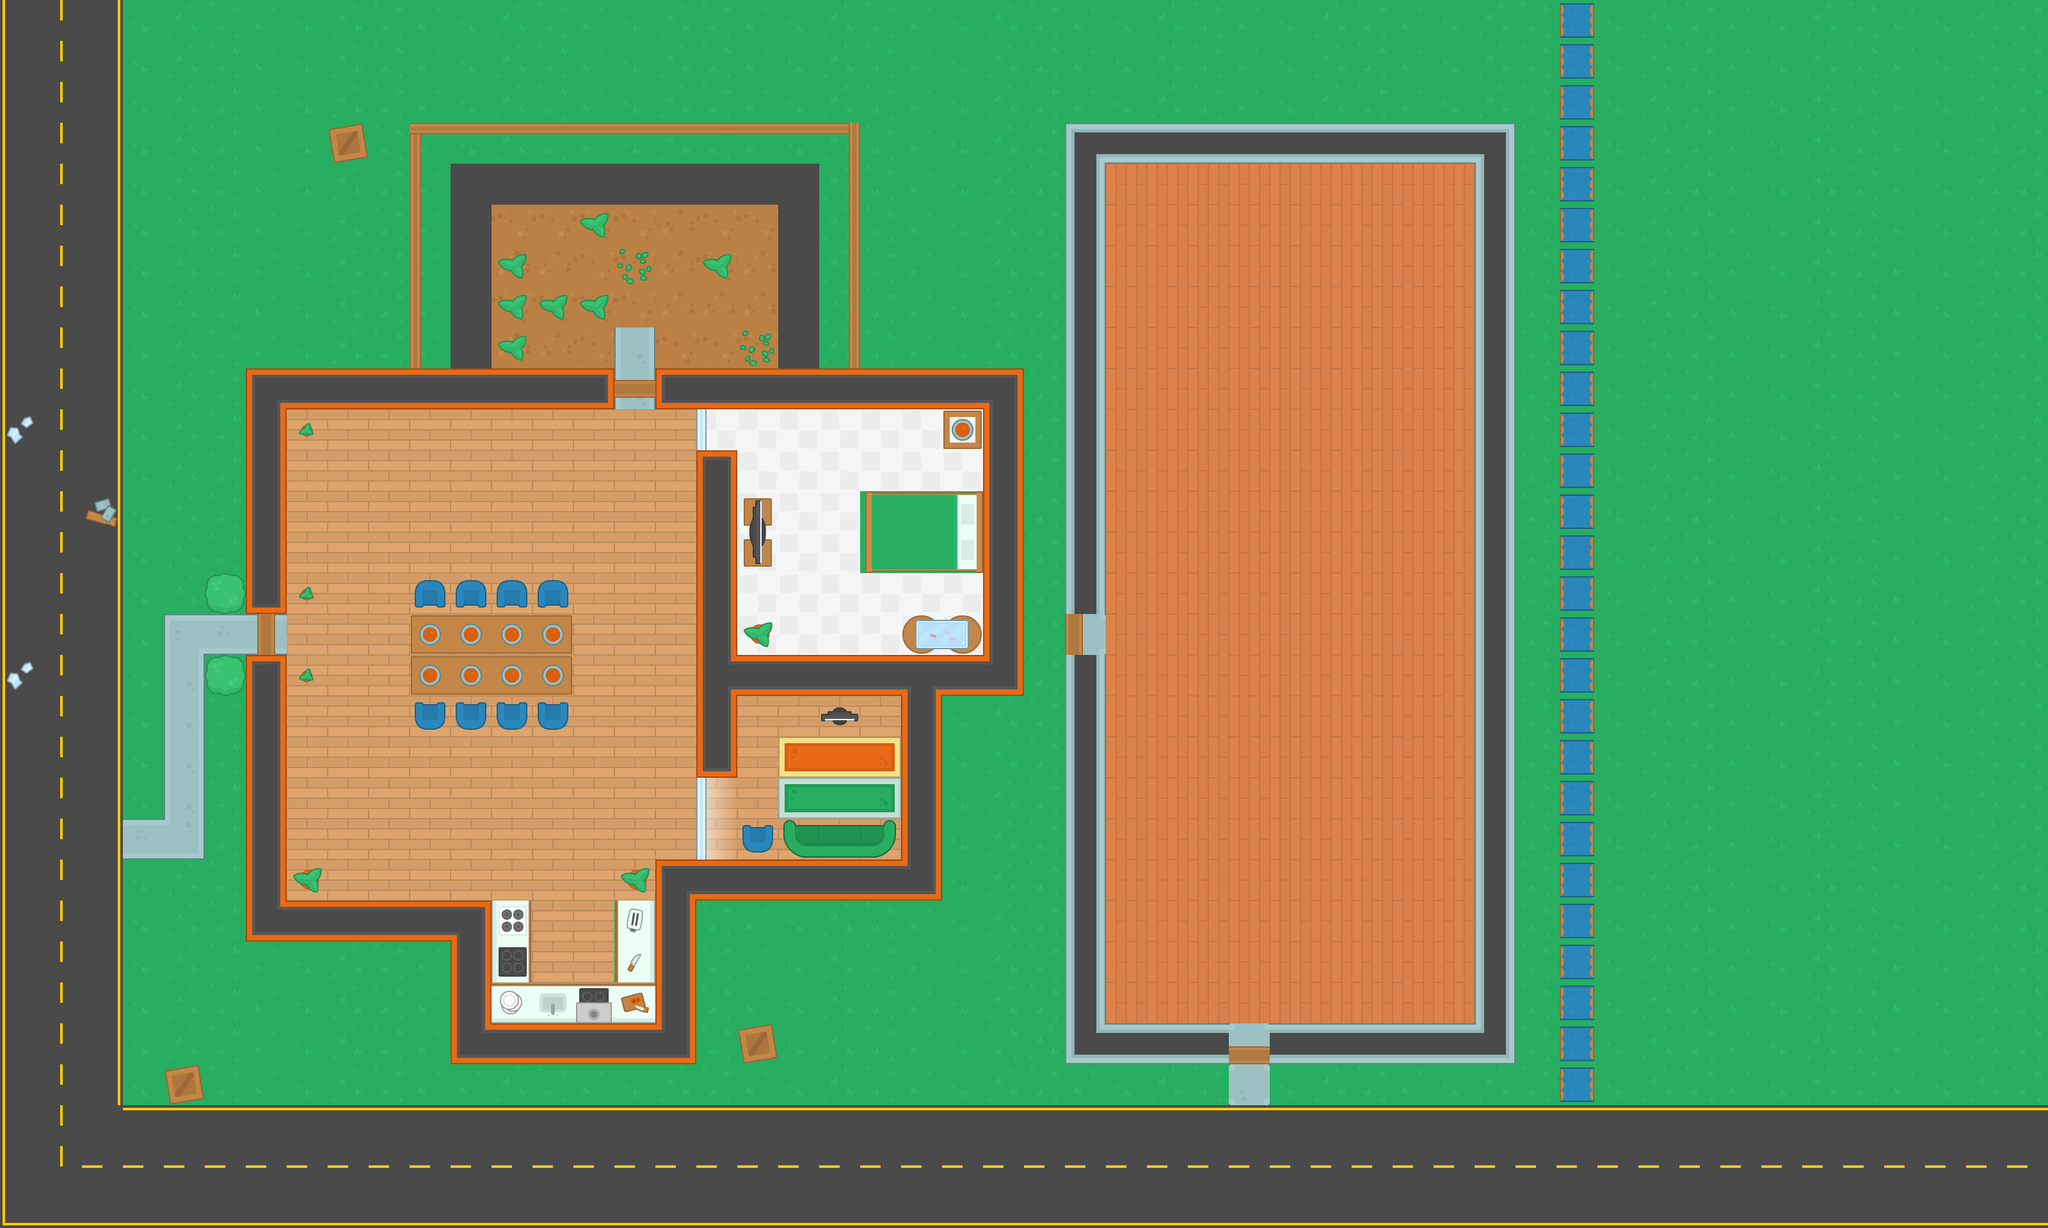

This game map was drawn from its Tiled (.tmx) file and the tilesets committed beside it. A one-line description and the trimmed map source follow:
An orthogonal 50x30 tile map with 64x64 px tiles, 4 tile layers (ground and roads, floor, walls, decoration) and 47 objects (29x wall, 16x zombie, player, health).

<map version="1.5" tiledversion="1.7.1" orientation="orthogonal" renderorder="right-down" width="50" height="30" tilewidth="64" tileheight="64" infinite="0" nextlayerid="7" nextobjectid="132">
 <tileset firstgid="1" source="Kenney Topdown Pack.tsx" />
 <layer id="1" name="ground and roads" width="50" height="30">
  <data>[1500 cells, 1493 non-empty, 21 distinct tile ids]</data>
 </layer>
 <layer id="5" name="floor" width="50" height="30">
  <data>[1500 cells, 399 non-empty, 23 distinct tile ids]</data>
 </layer>
 <layer id="2" name="walls" width="50" height="30">
  <data>[1500 cells, 180 non-empty, 41 distinct tile ids]</data>
 </layer>
 <layer id="3" name="decoration" width="50" height="30">
  <data>[1500 cells, 72 non-empty, 22 distinct tile ids]</data>
 </layer>
 <objectgroup id="6" name="Obstacles">
  <object id="1" name="wall" x="384" y="576" width="576" height="64" />
  <object id="5" name="wall" x="384" y="640" width="64" height="320" />
  <object id="3" name="player" x="464" y="976" width="32" height="32" />
  <object id="6" name="wall" x="384" y="1024" width="64" height="448" />
  <object id="7" name="wall" x="448" y="1408" width="320" height="64" />
  <object id="8" name="wall" x="704" y="1472" width="64" height="192" />
  <object id="9" name="wall" x="768" y="1600" width="320" height="64" />
  <object id="10" name="wall" x="1024" y="1344" width="64" height="256" />
  <object id="11" name="wall" x="1088" y="1344" width="384" height="64" />
  <object id="12" name="wall" x="1408" y="1024" width="64" height="320" />
  <object id="13" name="wall" x="1536" y="576" width="64" height="512" />
  <object id="14" name="wall" x="1472" y="1024" width="64" height="64" />
  <object id="15" name="wall" x="1088" y="1024" width="320" height="64" />
  <object id="16" name="wall" x="1088" y="704" width="64" height="512" />
  <object id="17" name="wall" x="1024" y="576" width="512" height="64" />
  <object id="19" name="wall" x="768" y="1408" width="64" height="192" />
  <object id="20" name="wall" x="960" y="1408" width="64" height="192" />
  <object id="21" name="wall" x="832" y="1536" width="128" height="64" />
  <object id="22" name="wall" x="1664" y="192" width="64" height="768" />
  <object id="23" name="wall" x="1664" y="1024" width="64" height="640" />
  <object id="24" name="wall" x="1728" y="1600" width="640" height="64" />
  <object id="25" name="wall" x="2304" y="1280" width="64" height="320" />
  <object id="26" name="wall" x="2304" y="960" width="64" height="320" />
  <object id="27" name="wall" x="2304" y="640" width="64" height="320" />
  <object id="28" name="wall" x="2304" y="192" width="64" height="448" />
  <object id="29" name="wall" x="1728" y="192" width="640" height="64" />
  <object id="30" name="wall" x="-64" y="-64" width="64" height="1984" />
  <object id="31" name="wall" x="-64" y="1920" width="3264" height="64" />
  <object id="32" name="wall" x="3200" y="0" width="64" height="1984" />
  <object id="33" name="wall" x="0" y="-64" width="3264" height="64" />
  <object id="34" name="zombie" x="848" y="400" width="32" height="32" />
  <object id="35" name="zombie" x="1184" y="1136" width="32" height="32" />
  <object id="36" name="zombie" x="2848" y="1216" width="32" height="32" />
  <object id="37" name="zombie" x="2800" y="592" width="32" height="32" />
  <object id="38" name="zombie" x="464" y="1600" width="32" height="32" />
  <object id="39" name="zombie" x="1280" y="832" width="32" height="32" />
  <object id="40" name="zombie" x="2000" y="672" width="32" height="32" />
  <object id="41" name="zombie" x="2000" y="1216" width="32" height="32" />
  <object id="42" name="zombie" x="784" y="784" width="32" height="32" />
  <object id="124" name="zombie" x="2704" y="912" width="32" height="32" />
  <object id="125" name="zombie" x="2960" y="832" width="32" height="32" />
  <object id="126" name="zombie" x="2720" y="720" width="32" height="32" />
  <object id="127" name="zombie" x="2944" y="1056" width="32" height="32" />
  <object id="128" name="zombie" x="2688" y="1104" width="32" height="32" />
  <object id="129" name="zombie" x="2800" y="1008" width="32" height="32" />
  <object id="130" name="zombie" x="2000" y="960" width="32" height="32" />
  <object id="131" name="health" x="528" y="1168" width="32" height="32" />
 </objectgroup>
</map>
